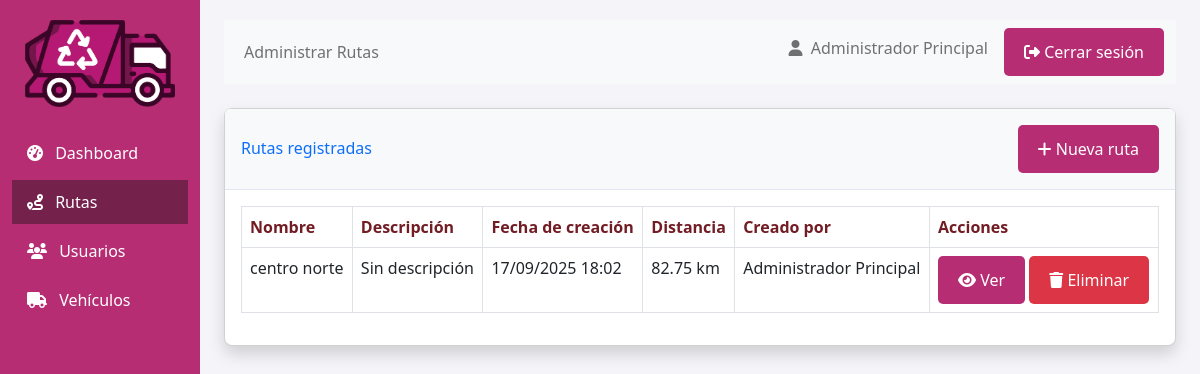
Page /admin/routes (signed in) on the committed database.
### app.py (models this page shows, shortened)
class User(db.Model, UserMixin):
    id = db.Column(db.Integer, primary_key=True)
    username = db.Column(db.String(100), unique=True, nullable=False)
    email = db.Column(db.String(120), unique=True, nullable=False)
    password_hash = db.Column(db.String(200), nullable=False)
    first_name = db.Column(db.String(100), nullable=False)
    last_name = db.Column(db.String(100), nullable=False)
    cedula = db.Column(db.String(20), unique=True, nullable=False)
    role = db.Column(db.String(20), default='driver')
    active = db.Column(db.Boolean, default=True)
    created_at = db.Column(db.DateTime, default=datetime.utcnow)
    driver_info = db.relationship('DriverInfo', backref='user', uselist=False, cascade="all, delete-orphan")
    routes_created = db.relationship('Route', backref='creator', lazy=True, foreign_keys='Route.creator_id')
    routes_driven = db.relationship('RouteCompletion', backref='driver', lazy=True)

class Route(db.Model):
    id = db.Column(db.Integer, primary_key=True)
    name = db.Column(db.String(100), nullable=False)
    description = db.Column(db.Text, nullable=True)
    creator_id = db.Column(db.Integer, db.ForeignKey('user.id'), nullable=False)
    created_at = db.Column(db.DateTime, default=datetime.utcnow)
    file_path = db.Column(db.String(200), nullable=False)
    gpx_path = db.Column(db.String(200), nullable=True)
    start_point = db.Column(db.String(100), nullable=True)
    end_point = db.Column(db.String(100), nullable=True)
    distance = db.Column(db.Float, nullable=True)
    active = db.Column(db.Boolean, default=True)
    completions = db.relationship('RouteCompletion', backref='route', lazy=True)
    original_distance = db.Column(db.Float, nullable=True)  # Distancia original antes de optimizar
    distance_saved_km = db.Column(db.Float, nullable=True)  # Kilómetros ahorrados
    distance_saved_percent = db.Column(db.Float, nullable=True)  # Porcentaje de mejora
    estimated_time_saved_minutes = db.Column(db.Integer, nullable=True)  # Tiempo ahorrado en minutos
    optimization_level = db.Column(db.String(20), nullable=True)  # Nivel de optimización usado
    loops_removed = db.Column(db.Integer, nullable=True)  # Número de bucles eliminados
    points_reduced = db.Column(db.Integer, nullable=True)  # Puntos reducidos en la optimización
    completions = db.relationship('RouteCompletion', backref='route', lazy=True)

### app.py (the view)
    @app.route('/admin/routes')
    @admin_required
    def manage_routes():
        routes = Route.query.filter_by(active=True).order_by(Route.created_at.desc()).all()
        return render_template('admin/routes.html', routes=routes)

### app.py (called while the page is built)
def role_required(*roles):
    def decorator(f):
        @wraps(f)
        def decorated_function(*args, **kwargs):
            if not current_user.is_authenticated:
                flash('Debes iniciar sesión para acceder a esta página.', 'danger')
                return redirect(url_for('login'))
            if current_user.role not in roles:
                flash('No tienes permisos para acceder a esta página.', 'danger')
                return redirect(url_for('dashboard'))
            return f(*args, **kwargs)
        return decorated_function
    return decorator

### templates/admin/routes.html (shortened to what this page needs)
{% extends "base.html" %}
{% block page_title %}Administrar Rutas{% endblock %}
{% block sidebar_items %}
<li class="nav-item">
    <a href="{{ url_for('admin_dashboard') }}" class="nav-link">
        <i class="fas fa-tachometer-alt me-2"></i> Dashboard
    </a>
</li>
<li class="nav-item">
    <a href="{{ url_for('manage_routes') }}" class="nav-link active">
        <i class="fas fa-route me-2"></i> Rutas
    </a>
</li>
<li class="nav-item">
    <a href="{{ url_for('manage_users') }}" class="nav-link">
        <i class="fas fa-users me-2"></i> Usuarios
    </a>
</li>
<li class="nav-item">
    <a href="{{ url_for('manage_vehicles') }}" class="nav-link">
        <i class="fas fa-truck me-2"></i> Vehículos
    </a>
</li>
{% endblock %}
{% block content %}
<div class="card shadow mb-4">
    <div class="card-header py-3 d-flex flex-row align-items-center justify-content-between">
        <h6 class="m-0 font-weight-bold text-primary">Rutas registradas</h6>
        <a href="{{ url_for('create_route') }}" class="btn btn-primary">
            <i class="fas fa-plus"></i> Nueva ruta
        </a>
    </div>
    <div class="card-body">
        {% if routes %}
        <div class="table-responsive">
            <table class="table table-bordered" id="routesTable">
                <thead>
                    <tr>
                        <th>Nombre</th>
                        <th>Descripción</th>
                        <th>Fecha de creación</th>
                        <th>Distancia</th>
                        <th>Creado por</th>
                        <th>Acciones</th>
                    </tr>
                </thead>
                <tbody>
                    {% for route in routes %}
                    <tr>
                        <td>{{ route.name if route.name else 'Sin nombre' }}</td>
                        <td>{{ route.description|truncate(30) if route.description else 'Sin descripción' }}</td>
                        <td>{{ route.created_at|datetime_format if route.created_at else 'N/A' }}</td>
                        <td>{{ route.distance|distance_format if route.distance else 'N/A' }}</td>
                        <td>{{ route.creator.first_name + ' ' + route.creator.last_name if route.creator else 'Desconocido' }}</td>
                        <td>
                            <a href="{{ url_for('admin_view_route', route_id=route.id) }}" class="btn btn-info btn-sm">
                                <i class="fas fa-eye"></i> Ver
                            </a>
                            <button type="button" class="btn btn-danger btn-sm" data-bs-toggle="modal" data-bs-target="#deleteRouteModal{{ route.id }}">
                                <i class="fas fa-trash"></i> Eliminar
                            </button>
                        </td>
                    </tr>
                    {% endfor %}
                </tbody>
            </table>
        </div>
        {% endif %}
    </div>
</div>
{% endblock %}
{% block extra_css %}
<link rel="stylesheet" href="https://cdn.datatables.net/1.11.5/css/dataTables.bootstrap5.min.css">
{% endblock %}

### templates/base.html (shortened to what this page needs)
<!DOCTYPE html>
<html lang="es">
<head>
    <link rel="stylesheet" href="https://cdn.jsdelivr.net/npm/bootstrap@5.2.3/dist/css/bootstrap.min.css">
    <link rel="stylesheet" href="https://cdnjs.cloudflare.com/ajax/libs/font-awesome/6.2.1/css/all.min.css">
    <link rel="stylesheet" href="/static/styles.css">
    {% block extra_css %}{% endblock %}
</head>
<body>
    <div class="container-fluid">
        <div class="row">
            <div class="col-md-2 d-md-block sidebar collapse">
                <div class="position-sticky">
                    <div class="text-center mb-4">
                        <img src="{{ url_for('static', filename='img/logo_rec2.png') }}"
                            alt="Logo Optimización de Rutas" class="img-fluid" style="max-width: 150px;">
                    </div>
                    <ul class="nav flex-column">
                        {% block sidebar_items %}
                        {% endblock %}
                    </ul>
                </div>
            </div>
            <div class="col-md-10 ms-sm-auto px-md-4 content">
                <nav class="navbar navbar-expand-lg navbar-light bg-light mb-4">
                    <div class="container-fluid">
                        <div class="collapse navbar-collapse">
                            <ul class="navbar-nav me-auto mb-2 mb-lg-0">
                                <li class="nav-item">
                                    <span class="nav-link">
                                        {% block page_title %}Dashboard{% endblock %}
                                    </span>
                                </li>
                            </ul>
                            <div class="d-flex">
                                <span class="navbar-text me-3">
                                    <i class="fas fa-user me-1"></i> {{ current_user.first_name }} {{
                                    current_user.last_name }}
                                </span>
                                <a href="{{ url_for('logout') }}" class="btn btn-outline-danger btn-sm">
                                    <i class="fas fa-sign-out-alt"></i> Cerrar sesión
                                </a>
                            </div>
                        </div>
                    </div>
                </nav>
                {% block content %}{% endblock %}
            </div>
        </div>
    </div>
</body>
</html>

### static/styles.css (style rules this page uses)
* { box-sizing: border-box; margin: 0; padding: 0; }
body { font-family: 'Segoe UI', Arial, sans-serif; background-color: #f4f4f9; margin: 0; padding: 0; color: #333; min-height: 100vh; display: flex; flex-direction: column; }
button, .btn { background-color: #b72d74; color: white; border: none; padding: 12px 20px; border-radius: 5px; cursor: pointer; font-size: 16px; font-weight: 500; transition: background-color 0.3s; text-decoration: none; display: inline-block; }
.btn-primary { background-color: #b71274; }
.btn-danger { background-color: #dc3545; }
table { width: 100%; border-collapse: collapse; }
th, td { padding: 12px 15px; text-align: left; border-bottom: 1px solid #eee; }
th { background-color: #f8f9fa; font-weight: 600; color: #721c24; }
tr:last-child td { border-bottom: none; }

### templates/base.html (style rules this page uses)
.sidebar { min-height: 100vh; background-color: #b72d74; color: #b72d74; padding-top: 20px; }
.sidebar a { color: #fff; text-decoration: none; padding: 10px 15px; display: block; }
.sidebar a.active { background-color: #74214c; }
.sidebar .nav-item { margin-bottom: 5px; }
.content { padding: 20px; }
.card { margin-bottom: 20px; border-radius: 8px; box-shadow: 0 2px 4px rgba(0, 0, 0, 0.1); }
.card-header { background-color: #f8f9fa; border-bottom: 1px solid #e3e6f0; font-weight: bold; }
.btn-primary { background-color: #b72d74; border-color: #74214c; }

### rows in the picture
User: first_name "Administrador", last_name "Principal"
Route: name "centro norte", description "Sin descripción", created_at "17/09/2025 18:02", distance|distance_format "82.75 km", creator "Administrador Principal"
